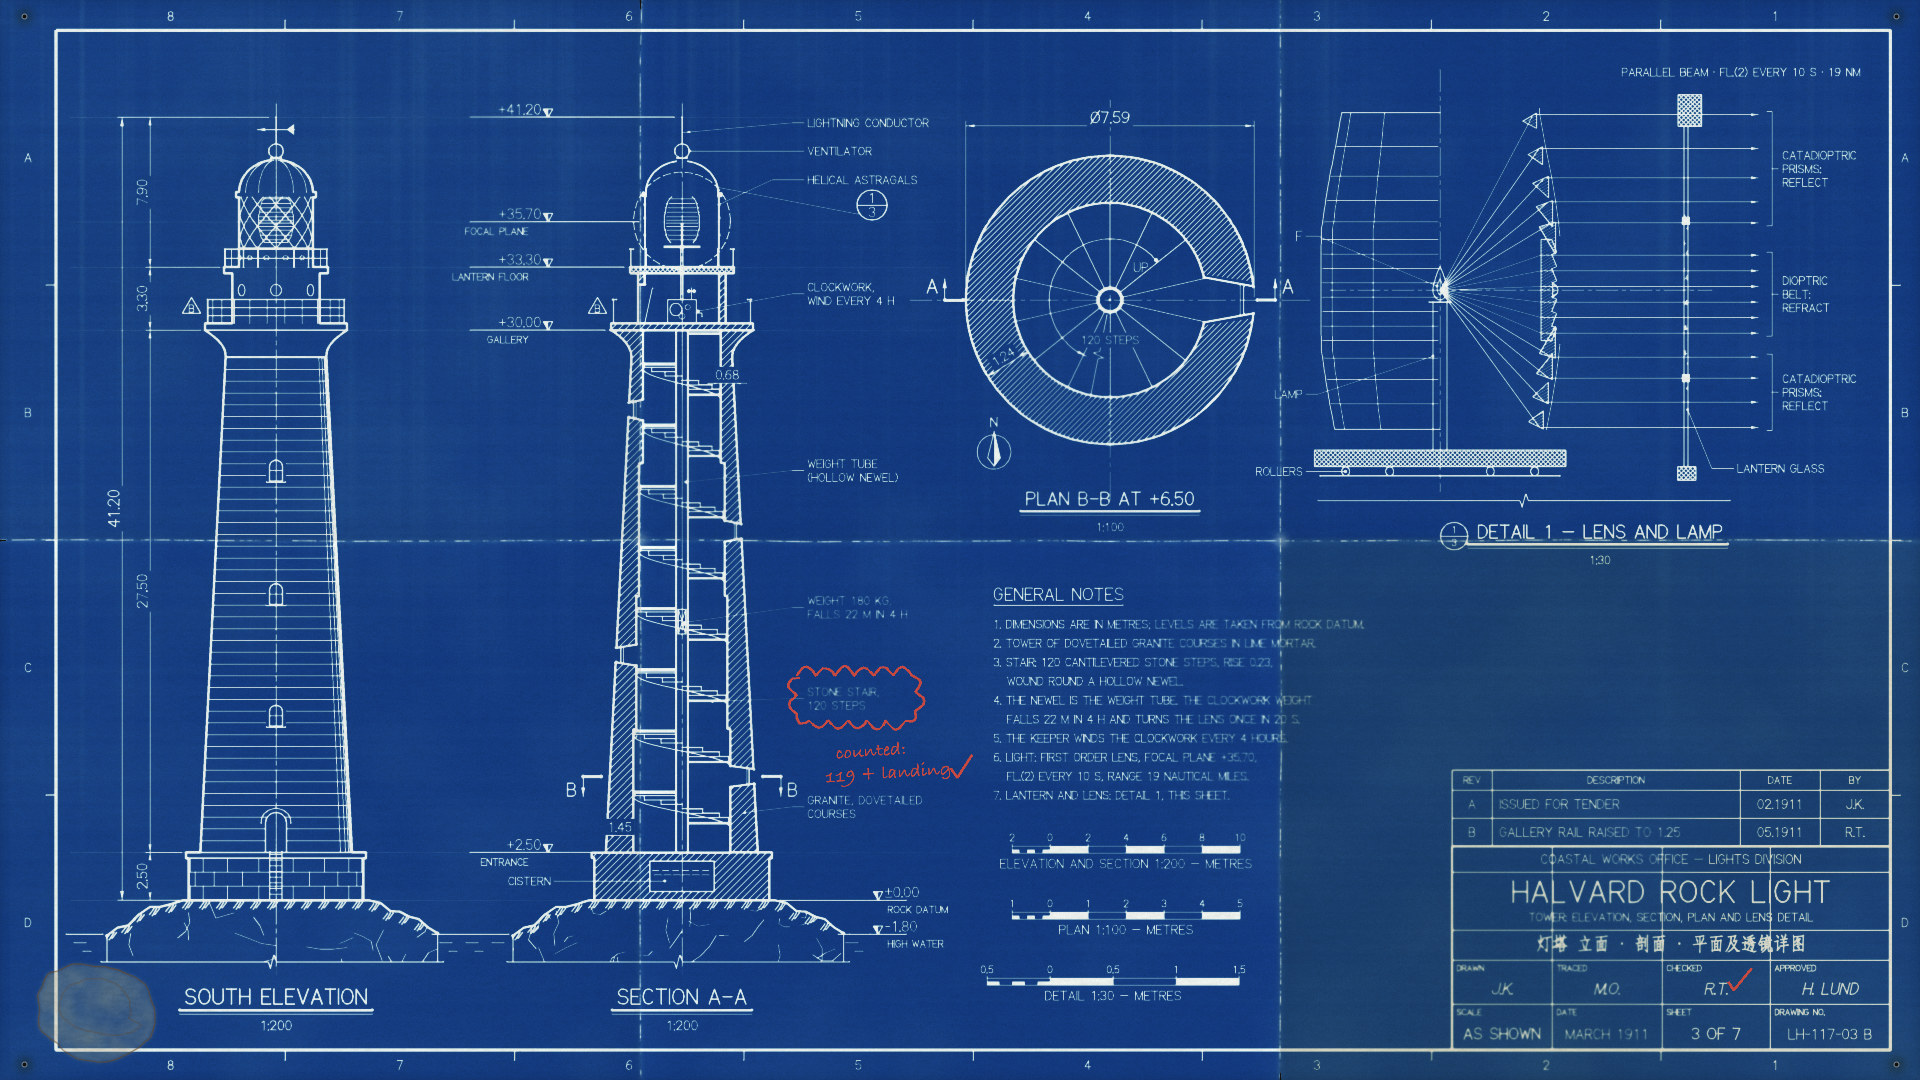

Generate this figure with Python:
"""Example (blueprint / 蓝图工程图): 灯塔剖面 · Halvard Rock Light — sheet 3 of 7 of a (fictional) 1911 lighthouse
contract set, inked on tracing linen and printed as a blueprint. Left: the south elevation (granite courses, the
cylinder shaded with denser lines toward its edge, a bronze ladder up to the entrance, two railed galleries, the lantern
with helical astragals and the lens seen through the glass) and section A-A on the same levels (dovetailed walls
thinning as they rise, a cistern in the base, 120 cantilevered stone steps winding round a hollow newel that is also
the tube for the clockwork weight, the watch room with the clockwork, the lantern with the lens on its rotating table).
Right: plan B-B through the stair at +6.50 with a north point, detail 1 that tells the small story of the drawing --
the lamp flame sits at the focal point, every prism bends its ray level, and the lens sends out one parallel beam --
general notes, graphic scales, revision and title blocks. Then the sheet's life: folded in six, the outside panel
faded and handled, an alkaline water stain, drawing-pin holes, and a site engineer's red pencil: he counted the steps.
Draw-on stages: sheet -> layout -> elevation -> section -> hatching -> plan -> detail -> dimensions -> lettering ->
folded and filed -> red pencil. No image model.
python3 blueprint_lighthouse.py [out.jpg] [--stages DIR]
"""
import os, sys, time
sys.path.insert(0, os.path.join(os.path.dirname(os.path.abspath(__file__)), '..', 'lib'))
import numpy as np
from blueprint import Blueprint
from core import spline as _spl

out = sys.argv[1] if len(sys.argv) > 1 and not sys.argv[1].startswith('--') else 'blueprint_lighthouse.jpg'
stages = sys.argv[sys.argv.index('--stages') + 1] if '--stages' in sys.argv else None
t0 = time.time()

bp = Blueprint(1920, 1080, seed=11)

# ------------------------------------------------------------------ the tower, in metres
S, G = 19.0, 900.0                         # 1:200 -> 19 px per metre; rock datum +-0.00 at y = 900
EX, SX = 276.0, 682.0                      # axis of the elevation / of section A-A
Y = lambda h: G - h * S
RISE, PER_TURN, R_NEWEL, R_TUBE = 0.23, 14, 0.36, 0.26
BANDS = [(2.5, 9.0, 2.55), (9.0, 16.0, 2.40), (16.0, 23.0, 2.25), (23.0, 30.0, 2.05)]   # inner radius per band
WIN_R, WIN_L, WIN_FRONT = [6.5, 19.4], [12.9, 25.8], [9.7, 16.1, 22.6]


def Rs(h):                                 # shaft outer radius (straight taper)
    return 4.0 - 1.35 * (h - 2.5) / 26.1


def Rc(h):                                 # corbel under the gallery
    return 2.65 + 1.1 * ((h - 28.6) / 1.4) ** 2


def Rout(h):
    return Rs(h) if h <= 28.6 else Rc(min(h, 30.0))


def Rin(h):
    for a, b, r in BANDS:
        if a <= h < b: return r
    return BANDS[-1][2]


def profile():
    """right-hand silhouette (R, h), bottom to the ventilator neck"""
    pts = [(4.6, 0.0), (4.6, 2.2), (4.75, 2.2), (4.75, 2.5), (4.0, 2.5), (2.65, 28.6)]
    pts += [(Rc(h), h) for h in np.linspace(28.6, 30.0, 9)[1:]]
    pts += [(3.75, 30.35), (2.3, 30.35), (2.3, 33.0), (2.75, 33.0), (2.75, 33.3), (1.95, 33.3), (1.95, 37.0),
            (2.12, 37.0), (2.12, 37.25), (1.95, 37.25)]
    te = np.arccos(0.28 / 1.95)
    pts += [(1.95 * np.cos(t), 37.25 + 1.7 * np.sin(t)) for t in np.linspace(0, te, 16)[1:]]
    return pts + [(0.28, 39.05)]


def P(ax, pts, flip=False):
    return [(ax + (-r if flip else r) * S, Y(h)) for r, h in pts]


def silhouette(ax):
    pr = profile()
    return P(ax, pr) + P(ax, pr[::-1], flip=True)


def arch(ax, h, w=0.7, sill=0.55, spring=0.2):
    """arched window outline (screen pts), centred on the axis"""
    a = bp.arc_pts(ax, Y(h + spring), w / 2 * S, 180, 0)
    return [(ax - w / 2 * S, Y(h - sill))] + [tuple(p) for p in a] + [(ax + w / 2 * S, Y(h - sill))]


def densify(pts, step=0.04):
    out = []
    for (x0, h0), (x1, h1) in zip(pts[:-1], pts[1:]):
        n = max(1, int(max(abs(h1 - h0), abs(x1 - x0)) / step))
        for t in np.arange(n) / n: out.append((x0 + (x1 - x0) * t, h0 + (h1 - h0) * t))
    return out + [pts[-1]]


def split_h(pts, gaps):
    """polyline (r, h), monotone in h -> pieces outside the h-gaps"""
    res, cur = [], []
    for r, h in densify(pts):
        if any(a < h < b for a, b in gaps):
            if len(cur) > 1: res.append(cur)
            cur = []
        else:
            cur.append((r, h))
    if len(cur) > 1: res.append(cur)
    return res


def steps():
    dth = 2 * np.pi / PER_TURN
    th0 = np.pi + dth * 0.5
    k, out = 0, []
    while True:
        h = 2.5 + (k + 1) * RISE
        if h > 29.95: break
        out.append((k, h, th0 + k * dth))
        k += 1
    return out, dth


STEPS, DTH = steps()

# ================================================================== 1. the sheet: border, zones, empty blocks
bp.border(56, 30, 1890, 1050)
TB = bp.table(1452, 846, [100, 110, 108, 120], [26, 58, 30, 44, 46], pen='thin', outer='thick')
RB = bp.table(1452, 770, [40, 248, 80, 70], [20, 28, 28], pen='thin', outer='medium')
bp.stage('sheet')

# ================================================================== 2. layout in pencil + centre lines, ground, rock, sea
for h in (0.0, 2.5, 30.0, 33.3, 35.7, 41.2):
    bp.pencil([(70, Y(h)), (950, Y(h))], 0.8)
bp.pencil([(EX, 100), (EX, 975)], 0.8); bp.pencil([(SX, 100), (SX, 975)], 0.8)
for ax in (EX, SX):
    bp.centerline([(ax, Y(41.9)), (ax, Y(-3.6))])
SEA = -1.8


def rock(ax, seed):
    r = np.random.default_rng(seed)
    top_l = [(ax - 4.9 * S, Y(0.0))] + [(ax - (4.9 + t) * S, Y(-1.8 * (t / 4.0) ** 1.4 + r.normal(0, 0.12)))
                                        for t in np.linspace(0.6, 4.0, 7)]
    top_r = [(ax + 4.9 * S, Y(0.0))] + [(ax + (4.9 + t) * S, Y(-1.8 * (t / 3.6) ** 1.3 + r.normal(0, 0.12)))
                                        for t in np.linspace(0.6, 3.6, 7)]
    return top_l[::-1] + top_r, (ax - 8.9 * S, ax + 8.5 * S)


ROCK = {}
for ax, sd in ((EX, 4), (SX, 4)):
    top, (xl, xr) = rock(ax, sd)
    bot = Y(-3.25)
    poly = top + [(xr, bot), (xl, bot)]
    ROCK[ax] = (top, poly, bot)
    bp.ground(top, depth=8, every=17)
    bp.breakline((xl - 6, bot), (xr + 6, bot))
    bp.line([top[0], (xl, bot)], 'thin'); bp.line([top[-1], (xr, bot)], 'thin')
# the sea at high water and the wave lines under it
for x0, x1 in ((66, ROCK[EX][1][0][0] - 4), (ROCK[EX][1][-4][0] + 4, ROCK[SX][1][0][0] - 4), (ROCK[SX][1][-4][0] + 4, 870)):
    if x1 - x0 < 20: continue
    bp.line([(x0, Y(SEA)), (x1, Y(SEA))], 'thin', pool=False)
    for j, hh in enumerate((-2.25, -2.7)):
        xs = np.arange(x0 + 8 + j * 9, x1 - 10, 26)
        for x in xs: bp.line([(x, Y(hh)), (min(x + 12 - j * 4, x1), Y(hh))], 'fine', pool=False)
bp.stage('layout')

# ================================================================== 3. south elevation
bp.line(silhouette(EX), 'thick', closed=True)
bp.line([(EX - 4.75 * S, Y(2.2)), (EX + 4.75 * S, Y(2.2))], 'medium')
bp.line([(EX - 4.0 * S, Y(2.5)), (EX + 4.0 * S, Y(2.5))], 'medium')
bp.line([(EX - Rc(28.6 + 1e-3) * S, Y(28.6)), (EX + 2.65 * S, Y(28.6))], 'thin')
bp.line([(EX - 3.75 * S, Y(30.0)), (EX + 3.75 * S, Y(30.0))], 'medium')
# plinth ashlar: three courses, joints at equal angles -> crowd toward the edges
for c in range(3):
    h0, h1 = c * 0.733, (c + 1) * 0.733
    if c: bp.line([(EX - 4.6 * S, Y(h0)), (EX + 4.6 * S, Y(h0))], 'fine', pool=False)
    for ph in np.radians(np.arange(-78.75 + (c % 2) * 11.25, 80, 22.5)):
        x = EX + 4.6 * S * np.sin(ph)
        bp.line([(x, Y(h0)), (x, Y(h1))], 'fine', pool=False)
# shaft courses, broken at the windows and the door
win_e = [(h - 0.62, h + 0.62) for h in WIN_FRONT] + [(2.5, 4.75)]
for h in np.arange(2.5 + 0.62, 28.55, 0.62):
    xl, xr = EX - Rs(h) * S, EX + Rs(h) * S
    if any(a < h < b for a, b in win_e):
        bp.line([(xl, Y(h)), (EX - 0.55 * S, Y(h))], 'fine', pool=False)
        bp.line([(EX + 0.55 * S, Y(h)), (xr, Y(h))], 'fine', pool=False)
    else:
        bp.line([(xl, Y(h)), (xr, Y(h))], 'fine', pool=False)
# a round tower: shading lines on the shadow side, closer together toward the edge
for al in (58, 66, 72.5, 77.5, 81.5, 84.5, 87):
    sa = np.sin(np.radians(al))
    bp.line([(EX + 4.0 * S * sa, Y(2.55)), (EX + 2.65 * S * sa, Y(28.55))], 'fine', pool=False)
# door, ladder, windows
bp.line(arch(EX, 3.95, 1.1, 1.45, 0.1), 'medium', closed=True)
bp.arc(EX, Y(4.05), 0.78 * S, 180, 0, 'thin')
bp.line([(EX, Y(2.5)), (EX, Y(4.05))], 'fine', pool=False)
for sx in (-0.32, 0.32):
    bp.line([(EX + sx * S, Y(0.0)), (EX + sx * S, Y(2.55))], 'thin')
for h in np.arange(0.3, 2.5, 0.3):
    bp.line([(EX - 0.32 * S, Y(h)), (EX + 0.32 * S, Y(h))], 'fine', pool=False)
for h in WIN_FRONT:
    bp.line(arch(EX, h), 'medium', closed=True)
    bp.line([(EX - 0.5 * S, Y(h - 0.6)), (EX + 0.5 * S, Y(h - 0.6))], 'thin')
    bp.line([(EX, Y(h - 0.55)), (EX, Y(h + 0.55))], 'fine', pool=False)
    bp.line([(EX - 0.35 * S, Y(h)), (EX + 0.35 * S, Y(h))], 'fine', pool=False)
# galleries and railings (posts at equal angles round the gallery)
for (R, h0, h1, rails, step_deg) in ((3.6, 30.35, 31.6, 3, 15), (2.7, 33.3, 34.25, 2, 20)):
    for ph in np.radians(np.arange(step_deg / 2, 180, step_deg)):
        x = EX + R * S * np.cos(ph)
        bp.line([(x, Y(h0)), (x, Y(h1))], 'fine', pool=False)
    for i in range(1, rails + 1):
        hh = h0 + (h1 - h0) * i / rails
        bp.line([(EX - R * S, Y(hh)), (EX + R * S, Y(hh))], 'medium' if i == rails else 'thin')
    bp.line([(EX - R * S, Y(h0)), (EX - R * S, Y(h1))], 'thin'); bp.line([(EX + R * S, Y(h0)), (EX + R * S, Y(h1))], 'thin')
# watch room portholes (foreshortened toward the sides)
for ph in (90, 38, 142):
    c = np.cos(np.radians(ph)); s_ = np.sin(np.radians(ph))
    bp.circle(EX + 2.3 * S * c, Y(32.1), 0.3 * S * s_, 'thin', ry=0.3 * S)
# lantern pedestal panels and vents
for ph in np.radians(np.arange(30, 180, 30)):
    x = EX + 1.95 * S * np.cos(ph)
    bp.line([(x, Y(33.3)), (x, Y(34.3))], 'fine', pool=False)
bp.line([(EX - 1.95 * S, Y(34.3)), (EX + 1.95 * S, Y(34.3))], 'medium')
for ph in np.radians(np.arange(45, 180, 30)):
    bp.circle(EX + 1.95 * S * np.cos(ph), Y(33.8), 0.12 * S * np.sin(ph) + 0.6, 'fine', ry=0.12 * S)
# the lens seen through the glass (beehive outline and prism rings)
LENS = [(0.60, 34.6), (0.80, 34.9), (0.88, 35.3), (0.92, 35.35), (0.92, 36.05), (0.88, 36.1), (0.82, 36.5), (0.72, 36.8), (0.55, 37.0)]
bp.line(P(EX, LENS) + P(EX, LENS[::-1], True), 'fine', closed=True)
for h in list(np.linspace(34.75, 35.25, 3)) + list(np.linspace(35.45, 35.95, 4)) + list(np.linspace(36.2, 36.9, 4)):
    r = np.interp(h, [p[1] for p in LENS], [p[0] for p in LENS])
    bp.line([(EX - r * S, Y(h)), (EX + r * S, Y(h))], 'fine', pool=False)
# helical astragals: two families of bars winding round the glass, only the near half drawn
for fam in (1, -1):
    for j in range(12):
        hs = np.linspace(34.3, 37.0, 40)
        ph = np.radians(j * 30 + fam * 70 * (hs - 34.3) / 2.7)
        vis = np.sin(ph) > 0
        seg = []
        for h, p_, v in zip(hs, ph, vis):
            if v: seg.append((EX + 1.95 * S * np.cos(p_), Y(h)))
            elif len(seg) > 1: bp.line(seg, 'thin', pool=False); seg = []
            else: seg = []
        if len(seg) > 1: bp.line(seg, 'thin', pool=False)
# dome ribs, ventilator ball, conductor and vane
te = np.arccos(0.28 / 1.95)
for ph in np.radians((35, 62, 90, 118, 145)):
    t = np.linspace(0, te, 16)
    bp.line([(EX + 1.95 * np.cos(tt) * np.cos(ph) * S, Y(37.25 + 1.7 * np.sin(tt))) for tt in t], 'fine', pool=False)
bp.circle(EX, Y(39.42), 0.38 * S, 'medium')
bp.line([(EX, Y(39.8)), (EX, Y(41.2))], 'medium')
bp.line([(EX - 0.95 * S, Y(40.55)), (EX + 0.95 * S, Y(40.55))], 'thin')
bp.arrowhead((EX - 1.05 * S, Y(40.55)), (-1, 0), 9)
bp.fill([(EX + 0.55 * S, Y(40.55)), (EX + 0.95 * S, Y(40.85)), (EX + 0.95 * S, Y(40.25))])
bp.stage('elevation')

# ================================================================== 4. section A-A
WO, WI = 0.38, 0.55                        # half-height of a window opening outside / inside (splayed)
gR = [(h - WO, h + WO) for h in WIN_R]; gL = [(h - WO, h + WO) for h in WIN_L]
giR = [(h - WI, h + WI) for h in WIN_R]; giL = [(h - WI, h + WI) for h in WIN_L]
outer = [(Rout(h), h) for h in np.linspace(2.5, 30.0, 120)]
inner = []
for a, b, r in BANDS:
    inner += [(r, a), (r, b)]
for side, go, gi in ((1, gR, giR), (-1, gL, giL)):
    for seg in split_h(outer, go): bp.line([(SX + side * r * S, Y(h)) for r, h in seg], 'thick')
    for seg in split_h(inner, gi): bp.line([(SX + side * r * S, Y(h)) for r, h in seg], 'thick')
    for hc in [g[0] + WO for g in go]:
        xo, xi = SX + side * Rs(hc) * S, SX + side * Rin(hc) * S
        bp.line([(xo, Y(hc + WO)), (xi, Y(hc + WI))], 'thick'); bp.line([(xo, Y(hc - WO)), (xi, Y(hc - WI))], 'thick')
        xg = SX + side * (Rs(hc) - 0.25) * S                                   # the sash, set back from the face
        bp.line([(xg, Y(hc - WO - 0.03)), (xg, Y(hc + WO + 0.03))], 'medium')
        bp.line([(xg - side * 2.5, Y(hc - WO - 0.02)), (xg - side * 2.5, Y(hc + WO + 0.02))], 'fine', pool=False)
# base with the cistern
bp.line([(SX - 4.6 * S, Y(0)), (SX - 4.6 * S, Y(2.2)), (SX - 4.75 * S, Y(2.2)), (SX - 4.75 * S, Y(2.5)), (SX - 2.55 * S, Y(2.5))], 'thick')
bp.line([(SX + 4.6 * S, Y(0)), (SX + 4.6 * S, Y(2.2)), (SX + 4.75 * S, Y(2.2)), (SX + 4.75 * S, Y(2.5)), (SX + 2.55 * S, Y(2.5))], 'thick')
bp.line([(SX - 2.55 * S, Y(2.5)), (SX + 2.55 * S, Y(2.5))], 'thick')
CIS = [(SX - 1.7 * S, Y(0.45)), (SX + 1.7 * S, Y(0.45)), (SX + 1.7 * S, Y(2.05)), (SX - 1.7 * S, Y(2.05))]
bp.line(CIS, 'medium', closed=True)
bp.dashed([(SX - 1.7 * S + 3, Y(1.55)), (SX + 1.7 * S - 3, Y(1.55))], 'fine', (6, 4))
for x in np.arange(SX - 1.45 * S, SX + 1.5 * S, 0.5 * S):
    bp.line([(x, Y(1.32)), (x + 7, Y(1.32))], 'fine', pool=False)
# gallery slab, watch room, lantern floor, pedestal, glazing, cornice, dome
SLAB = [(SX - 3.75 * S, Y(30.0)), (SX + 3.75 * S, Y(30.0)), (SX + 3.75 * S, Y(30.35)), (SX - 3.75 * S, Y(30.35))]
bp.line(SLAB, 'thick', closed=True)
for side in (1, -1):
    bp.line([(SX + side * 2.3 * S, Y(30.35)), (SX + side * 2.3 * S, Y(33.0))], 'thick')
    bp.line([(SX + side * 1.95 * S, Y(30.35 if side > 0 else 32.4)), (SX + side * 1.95 * S, Y(33.0))], 'thick')
bp.line([(SX - 2.3 * S, Y(32.4)), (SX - 1.95 * S, Y(32.4))], 'thick')
bp.line([(SX - 2.3 * S, Y(30.35)), (SX - 2.3 * S, Y(32.4))], 'medium')
bp.line([(SX - 1.95 * S, Y(30.35)), (SX - 1.55 * S, Y(32.2))], 'thin')                 # door leaf, open
FLOOR = [(SX - 2.75 * S, Y(33.0)), (SX + 2.75 * S, Y(33.0)), (SX + 2.75 * S, Y(33.3)), (SX - 2.75 * S, Y(33.3))]
bp.line(FLOOR, 'thick', closed=True)
for side in (1, -1):
    bp.fill([(SX + side * 1.85 * S, Y(33.3)), (SX + side * 1.97 * S, Y(33.3)), (SX + side * 1.97 * S, Y(34.3)), (SX + side * 1.85 * S, Y(34.3))])
    bp.line([(SX + side * 1.92 * S, Y(34.3)), (SX + side * 1.92 * S, Y(37.0))], 'thin')
    bp.line([(SX + side * 1.98 * S, Y(34.3)), (SX + side * 1.98 * S, Y(37.0))], 'fine', pool=False)
    for hh in (35.0, 35.9, 36.6):
        bp.fill([(SX + side * 1.88 * S, Y(hh - 0.08)), (SX + side * 2.02 * S, Y(hh - 0.08)), (SX + side * 2.02 * S, Y(hh + 0.08)), (SX + side * 1.88 * S, Y(hh + 0.08))])
    bp.fill([(SX + side * 1.85 * S, Y(37.0)), (SX + side * 2.12 * S, Y(37.0)), (SX + side * 2.12 * S, Y(37.25)), (SX + side * 1.85 * S, Y(37.25))])
    for ph in (1, 2):                                                     # railings in section
        R = 3.6 if ph == 1 else 2.7
        h0, h1 = (30.35, 31.6) if ph == 1 else (33.3, 34.25)
        bp.line([(SX + side * R * S, Y(h0)), (SX + side * R * S, Y(h1))], 'medium')
        bp.line([(SX + side * (R - 0.15) * S, Y(h1)), (SX + side * (R + 0.05) * S, Y(h1))], 'medium')
dome_o = [(1.95 * np.cos(t), 37.25 + 1.7 * np.sin(t)) for t in np.linspace(0, te, 16)]
dome_i = [(1.85 * np.cos(t), 37.25 + 1.6 * np.sin(t)) for t in np.linspace(0, np.arccos(0.28 / 1.85), 16)]
for side in (1, -1):
    bp.fill(P(SX, dome_o, side < 0) + P(SX, dome_i[::-1], side < 0))
bp.circle(SX, Y(39.42), 0.38 * S, 'medium')
bp.line([(SX, Y(39.8)), (SX, Y(41.2))], 'medium')
bp.line([(SX - 0.28 * S, Y(39.05)), (SX + 0.28 * S, Y(39.05))], 'thin')
# the newel = weight tube, the weight on its cable, the clockwork above
for side in (1, -1):
    bp.fill([(SX + side * R_TUBE * S, Y(2.5)), (SX + side * R_NEWEL * S, Y(2.5)), (SX + side * R_NEWEL * S, Y(30.0)), (SX + side * R_TUBE * S, Y(30.0))])
bp.box(SX - 0.19 * S, Y(15.3), SX + 0.19 * S, Y(14.0), 'thin')
bp.line([(SX - 0.19 * S, Y(14.0)), (SX + 0.19 * S, Y(15.3))], 'fine', pool=False)
bp.line([(SX + 0.19 * S, Y(14.0)), (SX - 0.19 * S, Y(15.3))], 'fine', pool=False)
bp.line([(SX, Y(15.3)), (SX, Y(30.62))], 'fine', pool=False)
bp.box(SX - 0.75 * S, Y(31.6), SX + 0.75 * S, Y(30.35), 'thin')
bp.circle(SX - 0.32 * S, Y(31.08), 0.32 * S, 'thin'); bp.circle(SX + 0.3 * S, Y(31.2), 0.14 * S, 'fine')
bp.circle(SX, Y(30.72), 0.16 * S, 'fine')
bp.line([(SX + 0.75 * S, Y(30.9)), (SX + 1.05 * S, Y(30.9)), (SX + 1.05 * S, Y(30.7))], 'thin')
for side in (1, -1):                                                       # drive column + governor
    bp.line([(SX + side * 0.07 * S, Y(31.6)), (SX + side * 0.07 * S, Y(34.3))], 'thin')
bp.line([(SX + 0.5 * S, Y(31.6)), (SX + 0.5 * S, Y(32.2))], 'fine'); bp.dot(SX + 0.36 * S, Y(32.05), 2.0); bp.dot(SX + 0.64 * S, Y(32.05), 2.0)
# lens on its rotating table, lamp at the focal point
bp.fill([(SX - 0.98 * S, Y(34.3)), (SX + 0.98 * S, Y(34.3)), (SX + 0.98 * S, Y(34.45)), (SX - 0.98 * S, Y(34.45))])
for side in (1, -1):
    bp.line(P(SX, LENS, side < 0), 'thin')
    for h in list(np.linspace(34.75, 35.25, 3)) + list(np.linspace(36.2, 36.9, 4)):
        r = np.interp(h, [p[1] for p in LENS], [p[0] for p in LENS])
        bp.fill([(SX + side * (r - 0.02) * S, Y(h + 0.07)), (SX + side * (r + 0.1) * S, Y(h)), (SX + side * (r - 0.02) * S, Y(h - 0.07))])
for h in list(np.linspace(34.75, 35.25, 3)) + list(np.linspace(35.45, 35.95, 4)) + list(np.linspace(36.2, 36.9, 4)):
    r = np.interp(h, [p[1] for p in LENS], [p[0] for p in LENS])
    bp.line([(SX - r * S + 2, Y(h)), (SX + r * S - 2, Y(h))], 'fine', pool=False)
bp.line([(SX - 0.05 * S, Y(34.45)), (SX - 0.05 * S, Y(35.55))], 'fine'); bp.line([(SX + 0.05 * S, Y(34.45)), (SX + 0.05 * S, Y(35.55))], 'fine')
# the stair: the far half seen beyond the cut (nosings, the tread-and-riser zig-zag along the wall, the helical
# soffit under the steps); the steps the cutting plane passes through are inked solid
for k, h, th in STEPS:
    ro = Rin(h) - 0.02
    c0, s0 = np.cos(th), np.sin(th)
    if s0 > 0.02:
        xa, xb = R_NEWEL * np.sign(c0), ro * c0
        if abs(xb) > R_NEWEL + 0.05:
            bp.line([(SX + xa * S, Y(h)), (SX + xb * S, Y(h))], 'thin', pool=False)
            bp.line([(SX + xb * S, Y(h - RISE)), (SX + xb * S, Y(h))], 'thin', pool=False)
        t1 = min(th + DTH, np.ceil(th / np.pi) * np.pi)
        x2 = ro * np.cos(t1)
        bp.line([(SX + xb * S, Y(h)), (SX + x2 * S, Y(h))], 'thin', pool=False)
    a = th % (2 * np.pi)
    for ang, side in ((0.0, 1), (2 * np.pi, 1), (np.pi, -1)):
        if a <= ang <= a + DTH:
            bp.fill([(SX + side * R_NEWEL * S, Y(h)), (SX + side * ro * S, Y(h)), (SX + side * ro * S, Y(h - 0.13)), (SX + side * R_NEWEL * S, Y(h - 0.13))])
th_all = np.linspace(STEPS[0][2], STEPS[-1][2], 4000)
h_all = 2.5 + RISE + (th_all - STEPS[0][2]) / DTH * RISE - 0.42
seg = []
for th, h in zip(th_all, h_all):
    vis = np.sin(th) > 0 and h > 2.55
    x = (Rin(h + 0.42) - 0.02) * np.cos(th)
    if vis: seg.append((SX + x * S, Y(h)))
    elif len(seg) > 1: bp.line(seg, 'thin', pool=False); seg = []
    else: seg = []
if len(seg) > 1: bp.line(seg, 'thin', pool=False)
bp.stage('section')

# ================================================================== 5. hatching: granite, rock, cut iron, glass
HS = 5.0
for side, gi in ((1, giR), (-1, giL)):
    wall = [(SX + side * Rout(h) * S, Y(h)) for h in np.linspace(2.5, 30.0, 120)]
    wall += [(SX + side * r * S, Y(h)) for r, h in inner[::-1]]
    holes = []
    for hc in [g[0] + WI for g in gi]:
        holes.append([(SX + side * (Rs(hc) + 0.3) * S, Y(hc + WO)), (SX + side * Rin(hc) * S, Y(hc + WI)),
                      (SX + side * Rin(hc) * S, Y(hc - WI)), (SX + side * (Rs(hc) + 0.3) * S, Y(hc - WO))])
    bp.hatch([wall], 45, HS, holes=holes)
base = [(SX - 4.6 * S, Y(0)), (SX + 4.6 * S, Y(0)), (SX + 4.6 * S, Y(2.2)), (SX + 4.75 * S, Y(2.2)), (SX + 4.75 * S, Y(2.5)),
        (SX - 4.75 * S, Y(2.5)), (SX - 4.75 * S, Y(2.2)), (SX - 4.6 * S, Y(2.2))]
bp.hatch([base], 45, HS, holes=[CIS])
bp.hatch([SLAB], 45, HS)
for side in (1, -1):
    bp.hatch([[(SX + side * 1.95 * S, Y(30.35 if side > 0 else 32.4)), (SX + side * 2.3 * S, Y(30.35 if side > 0 else 32.4)),
               (SX + side * 2.3 * S, Y(33.0)), (SX + side * 1.95 * S, Y(33.0))]], 45, HS)
bp.hatch([FLOOR], 45, 3.2, kind='cross')
for ax in (EX, SX):
    top, poly, bot = ROCK[ax]
    bp.hatch([poly], kind='rock', spacing=9 if ax == SX else 13, pen='fine')
bp.stage('hatching')

# ================================================================== 6. plan B-B at +6.50 (1:100)
PX, PY, K = 1110.0, 300.0, 38.0
Ro, Ri = Rs(6.5), Rin(6.5)
pp = lambda r, th: (PX + r * np.cos(th) * K, PY - r * np.sin(th) * K)
bp.centerline([(PX - 200, PY), (PX + 200, PY)]); bp.centerline([(PX, PY - 200), (PX, PY + 200)])
ring_o = [pp(Ro, t) for t in np.linspace(0, 2 * np.pi, 200)]
ring_i = [pp(Ri, t) for t in np.linspace(0, 2 * np.pi, 160)]
win = [pp(Ro + 0.3, -0.105), pp(Ro + 0.3, 0.105), pp(Ri - 0.05, 0.27), pp(Ri - 0.05, -0.27)]
bp.hatch([ring_o], 45, 4.0, holes=[ring_i, win])
for r0, r1 in ((Ro, Ri),):
    a_o, a_i = 0.093, 0.235
    bp.line([pp(r0, t) for t in np.linspace(a_o, 2 * np.pi - a_o, 220)], 'thick')
    bp.line([pp(r1, t) for t in np.linspace(a_i, 2 * np.pi - a_i, 180)], 'thick')
    for sg in (1, -1):
        bp.line([pp(r0, sg * a_o), pp(r1, sg * a_i)], 'thick')
bp.line([pp(Ro - 0.25, -0.1), pp(Ro - 0.25, 0.1)], 'thin'); bp.line([pp(Ro - 0.35, -0.11), pp(Ro - 0.35, 0.11)], 'fine')
bp.hatch([[pp(R_NEWEL, t) for t in np.linspace(0, 2 * np.pi, 60)]], kind='solid', holes=[[pp(R_TUBE, t) for t in np.linspace(0, 2 * np.pi, 50)]])
bp.dot(PX, PY, 1.4)
kc = max(k for k, h, th in STEPS if h <= 6.5)
thc = STEPS[kc][2]
for k, h, th in STEPS[kc - 13:kc + 1]:
    bp.line([pp(R_NEWEL, th), pp(Ri - 0.02, th)], 'thin', pool=False)
for k, h, th in STEPS[kc + 1:kc + 6]:
    bp.dashed([pp(R_NEWEL + 0.1, th), pp(Ri - 0.1, th)], 'fine', (5, 4))
tb = thc + DTH * 0.55
bp.breakline(pp(R_NEWEL + 0.05, tb), pp(Ri + 0.02, tb), 'thin', zig=6)
rm = (R_NEWEL + Ri) / 2 + 0.15
arc_up = [pp(rm, t) for t in np.linspace(thc - 3.55, thc + DTH * 0.1, 70)]
bp.line(arc_up, 'thin')
bp.arrowhead(arc_up[-1], np.subtract(arc_up[-1], arc_up[-4]), 9)
bp.dot(*arc_up[0], 2.2)
bp.stage('plan')

# ================================================================== 7. detail 1: lens and lamp (1:30)
DX, FY, KD = 1440.0, 290.0, 126.0
yd = lambda h: FY - (h - 35.7) * KD
bp.centerline([(DX, yd(37.45)), (DX, yd(34.1))])
bp.centerline([(1330, FY), (1712, FY)], pattern=(22, 4, 4, 4))
F = np.array([DX, FY])


def isect(p, d, q, e):
    A = np.array([[d[0], -e[0]], [d[1], -e[1]]], np.float64)
    t = np.linalg.solve(A, np.subtract(q, p))
    return np.asarray(p) + np.asarray(d) * t[0]


prisms, rays = [], []
for al, xe, L1, L2 in [(31, 0.80, 0.10, 0.03), (39, 0.785, 0.10, 0.03), (47, 0.765, 0.095, 0.03), (55, 0.735, 0.09, 0.028), (62, 0.70, 0.085, 0.026),
                       (-31, 0.80, 0.10, 0.03), (-39, 0.785, 0.10, 0.03), (-47, 0.765, 0.095, 0.03), (-54, 0.74, 0.09, 0.028)]:
    r = np.array([np.cos(np.radians(al)), -np.sin(np.radians(al))])
    E = F + r * (xe / np.cos(np.radians(al))) * KD
    M = E + r * L1 * KD
    Xp = M + np.array([L2 * KD, 0])
    m = (np.array([1.0, 0]) - r); m /= np.linalg.norm(m)
    t_m = np.array([-m[1], m[0]]); t_e = np.array([r[1], -r[0]])
    V1 = isect(E, t_e, M, t_m); V2 = isect(M, t_m, Xp, [0, 1]); V3 = isect(Xp, [0, 1], E, t_e)
    prisms.append([V1, V2, V3]); rays.append([F, E, M, Xp])
belt_top, belt_bot = yd(36.1), yd(35.3)
xi, xo = DX + 0.80 * KD, DX + 0.92 * KD
teeth = np.linspace(belt_top, belt_bot, 8)
belt = [(xi, belt_top), (xi, belt_bot)]
for j in range(len(teeth) - 1, 0, -1):
    ya, yb = teeth[j], teeth[j - 1]
    t = ((ya + yb) / 2 - FY) / (belt_bot - FY)
    if abs(t) < 0.2:
        belt += [(xo - 3, ya)] + [(xo + 2 - 5 * abs(s) ** 2, (ya + yb) / 2 + s * (yb - ya) / 2) for s in np.linspace(1, -1, 7)] + [(xo - 3, yb)]
    elif t > 0:
        belt += [(xo - 4, ya), (xo + 1, yb + 2), (xo - 4, yb)]
    else:
        belt += [(xo - 4, ya), (xo + 1, ya - 2), (xo - 4, yb)]
for h in np.linspace(35.3 + 0.8 / 7 * 0.5, 36.1, 7)[:-1]:
    rays.append([F, (xi, yd(h)), (xo, yd(h))])
for pr in prisms:
    bp.hatch([pr], 30, 2.6, kind='lines', pen=0.7)                         # cut glass
    bp.line(pr, 'thin', closed=True)
bp.hatch([belt], 30, 2.6, kind='lines', pen=0.7)
bp.line(belt, 'thin', closed=True)
# bronze frame: rings holding the prisms, the uprights
frame_o = sorted([max(pr, key=lambda v: v[0]) for pr in prisms], key=lambda v: v[1])
bp.line([(frame_o[0][0] + 3, frame_o[0][1] - 4)] + [(v[0] + 3, v[1]) for v in frame_o[:5]] + [(xo + 4, belt_top - 4)], 'fine')
bp.line([(xo + 4, belt_bot + 4)] + [(v[0] + 3, v[1]) for v in frame_o[5:]], 'fine')
# mirrored outline of the far half, dashed (half section)
ys_o = [v[1] for v in frame_o]; xs_o = [v[0] for v in frame_o]
half = sorted(list(zip(ys_o, xs_o)) + [(belt_top, xo + 1), (belt_bot, xo + 1)])
LH = _spl([(2 * DX - x - 2, y) for y, x in half], 8)                     # left half: the lens seen from outside
bp.line([(DX, LH[0][1])] + [tuple(p) for p in LH] + [(DX, LH[-1][1])], 'thin')
for y in sorted(ys_o + list(teeth)):
    xl = np.interp(y, LH[:, 1], LH[:, 0])
    bp.line([(xl + 2, y), (DX - 2, y)], 'fine', pool=False)
for ph in (0.38, 0.72):                                                    # bronze uprights of the frame
    bp.line([(DX - (DX - x) * np.sin(np.pi / 2 * ph * 1.0) , y) for x, y in LH], 'fine', pool=False)
# lamp and table
TABLE = [(DX - 1.0 * KD, yd(34.3)), (DX + 1.0 * KD, yd(34.3)), (DX + 1.0 * KD, yd(34.43)), (DX - 1.0 * KD, yd(34.43))]
bp.hatch([TABLE], 45, 3.2, kind='cross'); bp.line(TABLE, 'thin', closed=True)
for xr_ in (-0.75, -0.4, 0.4, 0.75):
    bp.circle(DX + xr_ * KD, yd(34.3) + 5, 4.2, 'thin')
bp.line([(DX - 0.95 * KD, yd(34.3) + 9.5), (DX + 0.95 * KD, yd(34.3) + 9.5)], 'medium')
for side in (-1, 1):
    bp.line([(DX + side * 7, yd(34.43)), (DX + side * 7, FY + 12)], 'thin')
bp.line([(DX - 11, FY + 12), (DX + 11, FY + 12)], 'medium')
flame = [(DX, FY - 24), (DX + 5, FY - 10), (DX + 7, FY + 1), (DX + 4, FY + 8), (DX, FY + 10), (DX - 4, FY + 8), (DX - 7, FY + 1), (DX - 5, FY - 10)]
bp.line(_spl(flame + [flame[0]], 6), 'thin', closed=True)
bp.line(_spl([(DX, FY - 12), (DX + 3, FY - 2), (DX, FY + 5), (DX - 3, FY - 2), (DX, FY - 12)], 5), 'fine')
# lantern glass, astragal, cornice, the start of the dome, and the break
XG = DX + 1.95 * KD
bp.line([(XG - 2, yd(37.0)), (XG - 2, yd(34.3))], 'thin'); bp.line([(XG + 2, yd(37.0)), (XG + 2, yd(34.3))], 'thin')
bp.hatch([[(XG - 2, yd(36.3)), (XG + 2, yd(36.3)), (XG + 2, yd(34.9)), (XG - 2, yd(34.9))]], 60, 4, kind='glass')
for hh in (35.0, 36.25):                                                   # astragals cut through
    bp.fill([(XG - 4, yd(hh) - 4), (XG + 4, yd(hh) - 4), (XG + 4, yd(hh) + 4), (XG - 4, yd(hh) + 4)])
CORN = [(XG - 8, yd(37.0)), (XG + 16, yd(37.0)), (XG + 16, yd(37.25)), (XG - 8, yd(37.25))]
bp.hatch([CORN], 45, 3.2, kind='cross'); bp.line(CORN, 'thin', closed=True)
SILL = [(XG - 8, yd(34.3)), (XG + 10, yd(34.3)), (XG + 10, yd(34.3) + 14), (XG - 8, yd(34.3) + 14)]
bp.hatch([SILL], 45, 3.2, kind='cross'); bp.line(SILL, 'thin', closed=True)
bp.breakline((1318, yd(34.3) + 34), (1730, yd(34.3) + 34))
# rays: from the flame through each prism, then out level as one beam
XE = 1758
for ry in rays:
    pts = [tuple(p) for p in ry] + [(XE, ry[-1][1])]
    bp.line(pts, 'fine', pool=False)
    bp.arrowhead((XE + 1, ry[-1][1]), (1, 0), 8)
bp.stage('detail')

# ================================================================== 8. dimensions, levels, cut marks, leaders
def ext(x0, y, x1):
    bp.line([(x0, y), (x1, y)], 'fine', pool=False)


CH = [0.0, 2.5, 30.0, 33.3, 41.2]
for h, xo_ in zip(CH, [EX - 4.6 * S, EX - 4.75 * S, EX - 3.75 * S, EX - 2.75 * S, EX - 0.2 * S]):
    ext(xo_ - 4, Y(h), 118 if h in (0.0, 41.2) else 146)
for a, b in zip(CH[:-1], CH[1:]):
    bp.dim((150, Y(a)), (150, Y(b)), 0, f'{b - a:.2f}', size=10)
bp.dim((122, Y(0.0)), (122, Y(41.2)), 0, '41.20', size=11)
# levels between the elevation and the section
LV = [(2.5, '+2.50', 'ENTRANCE'), (30.0, '+30.00', 'GALLERY'), (33.3, '+33.30', 'LANTERN FLOOR'),
      (35.7, '+35.70', 'FOCAL PLANE'), (41.2, '+41.20', '')]
for h, t, name in LV:
    xr = SX - (Rout(h) if 0 < h <= 30.0 else {33.3: 2.75, 35.7: 1.95, 41.2: 0.1}.get(h, 4.75)) * S - 6
    bp.level(xr, Y(h), t, size=10, length=xr - 470, side='left', mark_at=548)
    if name: bp.text(name, 528, Y(h) + 13, 7, 'rs')
for h, t, name, x0 in ((0.0, '±0.00', 'ROCK DATUM', SX + 4.95 * S), (SEA, '-1.80', 'HIGH WATER', SX + 8.6 * S)):
    bp.level(x0 + 4, Y(h), t, size=10, length=902 - x0, side='right', mark_at=878)
    bp.text(name, 888, Y(h) + 13, 7, 'ls')
# section B-B on the section, section A-A on the plan
bp.cut_mark((SX - 5.2 * S, Y(6.5)), (SX + 5.2 * S, Y(6.5)), 'B', (0, 1), size=13, through=False, arm=18)
bp.cut_mark((PX - 4.35 * K, PY), (PX + 4.35 * K, PY), 'A', (0, -1), size=14, through=False, arm=18)
# wall thickness and plan dimensions
bp.dim((SX - 4.0 * S, Y(3.4)), (SX - 2.55 * S, Y(3.4)), 0, '1.45', size=9, text_off=4)
bp.dim((SX + 2.05 * S, Y(27.2)), (SX + Rs(27.2) * S, Y(27.2)), 0, '0.68', size=9, text_off=4)
bp.dim(pp(Ro, np.pi), pp(Ro, 0), Ro * K + 30, f'Ø{2 * Ro:.2f}', size=11)
bp.dim(pp(Ro, np.radians(212)), pp(Ri, np.radians(212)), 0, f'{Ro - Ri:.2f}', size=9, text_off=4)
bp.text('UP', *pp(rm - 0.42, thc - 3.45), 9, 'mm')
bp.text('120 STEPS', PX, PY + 1.05 * K, 8, 'mm', clear=True)
# leaders on the section
bp.circle(SX, Y(35.75), 2.55 * S, 'thin', dash=(7, 4))
bp.line([(SX + 2.55 * S * 0.72, Y(35.75) - 2.55 * S * 0.69), (858, 214)], 'fine', pool=False)
bp.bubble(872, 205, 15, '1', '3', size=12)
L = 806
bp.leader([(SX + 2, Y(40.4)), (L - 14, Y(40.9))], 'LIGHTNING CONDUCTOR', 8)
bp.leader([(SX + 0.4 * S, Y(39.42)), (L - 14, Y(39.42))], 'VENTILATOR', 8, end='dot')
bp.leader([(SX + 1.95 * S, Y(36.6)), (L - 34, Y(37.9)), (L - 14, Y(37.9))], 'HELICAL ASTRAGALS', 8, end='dot')
bp.leader([(SX + 0.85 * S, Y(31.0)), (L - 14, Y(31.9))], 'CLOCKWORK,\nWIND EVERY 4 H', 8, end='dot')
bp.leader([(SX + 0.2 * S, Y(22.0)), (L - 14, Y(22.6))], 'WEIGHT TUBE\n(HOLLOW NEWEL)', 8, end='dot')
bp.leader([(SX + 0.12 * S, Y(14.6)), (L - 14, Y(15.4))], 'WEIGHT 180 KG,\nFALLS 22 M IN 4 H', 8, end='dot')
bp.leader([(SX + 1.6 * S, Y(10.47)), (L - 14, Y(10.6))], 'STONE STAIR,\n120 STEPS', 8, end='dot')
bp.leader([(SX + 3.3 * S, Y(4.6)), (L - 14, Y(4.9))], 'GRANITE, DOVETAILED\nCOURSES', 8, end='dot')
bp.leader([(SX - 0.9 * S, Y(1.0)), (566, Y(1.0))], 'CISTERN', 8, end='dot')
bp.revision(SX - 3.6 * S - 16, Y(31.2), 'B', 10)
bp.revision(EX - 3.6 * S - 16, Y(31.2), 'B', 10)
# detail labels
def brace(y0, y1, x, label):
    bp.line([(x - 5, y0), (x, y0), (x, y1), (x - 5, y1)], 'fine', pool=False)
    bp.line([(x, (y0 + y1) / 2), (x + 6, (y0 + y1) / 2)], 'fine', pool=False)
    bp.text(label, x + 11, (y0 + y1) / 2, 8, 'lm')


up_y = [r[-1][1] for r in rays[:5]]; lo_y = [r[-1][1] for r in rays[5:9]]; be_y = [r[-1][1] for r in rays[9:]]
brace(min(up_y) - 3, max(up_y) + 3, 1772, 'CATADIOPTRIC\nPRISMS:\nREFLECT')
brace(min(be_y) - 3, max(be_y) + 3, 1772, 'DIOPTRIC\nBELT:\nREFRACT')
brace(min(lo_y) - 3, max(lo_y) + 3, 1772, 'CATADIOPTRIC\nPRISMS:\nREFLECT')
bp.leader([(DX - 3, FY - 4), (1318, 236)], 'F', 10, end='dot')
bp.leader([(DX - 7, FY + 66), (1318, FY + 104)], 'LAMP', 8, end='dot')
bp.leader([(DX - 0.75 * KD, yd(34.3) + 5), (1318, yd(34.3) + 5)], 'ROLLERS', 8, end='dot')
bp.leader([(XG + 2, yd(34.75)), (XG + 26, yd(34.3) + 2), (XG + 36, yd(34.3) + 2)], 'LANTERN GLASS', 8, end='dot')
bp.text('PARALLEL BEAM · FL.(2) EVERY 10 S · 19 NM', 1860, 76, 8, 'rs')
bp.stage('dimensions')

# ================================================================== 9. lettering: titles, notes, scales, blocks
bp.view_title(EX, 1004, 'SOUTH ELEVATION', '1:200', 15)
bp.view_title(SX, 1004, 'SECTION A–A', '1:200', 15)
bp.view_title(PX, 505, 'PLAN B–B AT +6.50', '1:100', 13)
bp.view_title(1600, 538, 'DETAIL 1 — LENS AND LAMP', '1:30', 13, bubble=('1', '3'))
bp.north(994, 452, 17)
NX, NY = 994, 600
bp.text('GENERAL NOTES', NX, NY, 12, 'ls', pen=1.3)
bp.line([(NX, NY + 5), (NX + bp.text_width('GENERAL NOTES', 12), NY + 5)], 'thin')
NOTES = ['1. DIMENSIONS ARE IN METRES; LEVELS ARE TAKEN FROM ROCK DATUM.',
         '2. TOWER OF DOVETAILED GRANITE COURSES IN LIME MORTAR.',
         '3. STAIR: 120 CANTILEVERED STONE STEPS, RISE 0.23,',
         '   WOUND ROUND A HOLLOW NEWEL.',
         '4. THE NEWEL IS THE WEIGHT TUBE. THE CLOCKWORK WEIGHT',
         '   FALLS 22 M IN 4 H AND TURNS THE LENS ONCE IN 20 S.',
         '5. THE KEEPER WINDS THE CLOCKWORK EVERY 4 HOURS.',
         '6. LIGHT: FIRST ORDER LENS, FOCAL PLANE +35.70,',
         '   FL.(2) EVERY 10 S, RANGE 19 NAUTICAL MILES.',
         '7. LANTERN AND LENS: DETAIL 1, THIS SHEET.']
for i, s in enumerate(NOTES):
    bp.text(s, NX, NY + 28 + i * 19, 8, 'ls', guide=True, spacing=0.2)
bp.scale_bar(1050, 846, S, (0, 2, 4, 6, 8, 10), label='ELEVATION AND SECTION 1:200 — METRES', size=9)
bp.scale_bar(1050, 912, K, (0, 1, 2, 3, 4, 5), label='PLAN 1:100 — METRES', size=9)
bp.scale_bar(1050, 978, KD, (0, 0.5, 1, 1.5), label='DETAIL 1:30 — METRES', size=9)
# revision block
for (x0, y0, x1, y1), t in zip(RB[0], ('REV', 'DESCRIPTION', 'DATE', 'BY')):
    bp.text(t, (x0 + x1) / 2, (y0 + y1) / 2, 7, 'mm')
for row, vals in zip(RB[1:], (('A', 'ISSUED FOR TENDER', '02.1911', 'J.K.'), ('B', 'GALLERY RAIL RAISED TO 1.25', '05.1911', 'R.T.'))):
    for (x0, y0, x1, y1), t in zip(row, vals):
        bp.text(t, (x0 + x1) / 2 if t in vals[:1] + vals[2:] else x0 + 8, (y0 + y1) / 2, 9, 'mm' if t in vals[:1] + vals[2:] else 'lm')
# title block
(x0, y0, x1, y1) = (TB[0][0][0], TB[0][0][1], TB[0][-1][2], TB[0][0][3])
bp.text('COASTAL WORKS OFFICE — LIGHTS DIVISION', (x0 + x1) / 2, (y0 + y1) / 2, 9, 'mm')
(x0, y0, x1, y1) = (TB[1][0][0], TB[1][0][1], TB[1][-1][2], TB[1][0][3])
bp.text('HALVARD ROCK LIGHT', (x0 + x1) / 2, y0 + 30, 21, 'ms', pen=2.0, spacing=0.26)
bp.text('TOWER: ELEVATION, SECTION, PLAN AND LENS DETAIL', (x0 + x1) / 2, y0 + 49, 8, 'ms')
(x0, y0, x1, y1) = (TB[2][0][0], TB[2][0][1], TB[2][-1][2], TB[2][0][3])
bp.cjk('灯塔  立面 · 剖面 · 平面及透镜详图', (x0 + x1) / 2, y1 - 6, 16, 'ms', condense=0.82)
for (cx0, cy0, cx1, cy1), lab, val in zip(TB[3], ('DRAWN', 'TRACED', 'CHECKED', 'APPROVED'), ('J.K.', 'M.O.', 'R.T.', 'H. LUND')):
    bp.text(lab, cx0 + 5, cy0 + 11, 6, 'ls')
    bp.text(val, (cx0 + cx1) / 2, cy1 - 10, 11, 'ms', slant=0.22)
for (cx0, cy0, cx1, cy1), lab, val in zip(TB[4], ('SCALE', 'DATE', 'SHEET', 'DRAWING NO.'), ('AS SHOWN', 'MARCH 1911', '3 OF 7', 'LH-117-03 B')):
    bp.text(lab, cx0 + 5, cy0 + 11, 6, 'ls')
    bp.text(val, (cx0 + cx1) / 2, cy1 - 11, 11 if len(val) < 10 else 10, 'ms')
bp.stage('lettering')

# ================================================================== 10. the sheet's life: folded, filed, handled
bp.fold(xs=[640, 1280], ys=[540])
bp.fade(1280, 540, 1920, 1080, 0.13)
bp.grime(1280, 540, 1920, 1080, 0.9)
bp.fade(0, 0, 640, 540, 0.05)
bp.stain(92, 1012, 62)
for x, y in ((24, 16), (1896, 16), (24, 1064), (1896, 1064)): bp.tack(x, y)
bp.tear(640, 0, (0, 1), 9); bp.tear(1280, 1079, (0, -1), 7); bp.tear(0, 540, (1, 0), 6)
bp.stage('folded')

# ================================================================== 11. the site engineer's red pencil
bp.cloud([(797, Y(10.6) - 23), (915, Y(10.6) - 23), (915, Y(10.6) + 22), (797, Y(10.6) + 22)], bump=19)
bp.red_text('counted:', 836, Y(10.6) + 60, 19, rot=4)
bp.red_text('119 + landing', 826, Y(10.6) + 84, 19, rot=4)
bp.red([(951, Y(10.6) + 70), (957, Y(10.6) + 79), (972, Y(10.6) + 56)], 2.4, smooth=False)
c = TB[3][2]
bp.red([(c[0] + 66, c[1] + 22), (c[0] + 72, c[1] + 30), (c[0] + 90, c[1] + 8)], 2.6, smooth=False)

img = bp.save(out, stages)
print(f'{out}  {time.time() - t0:.1f}s')
